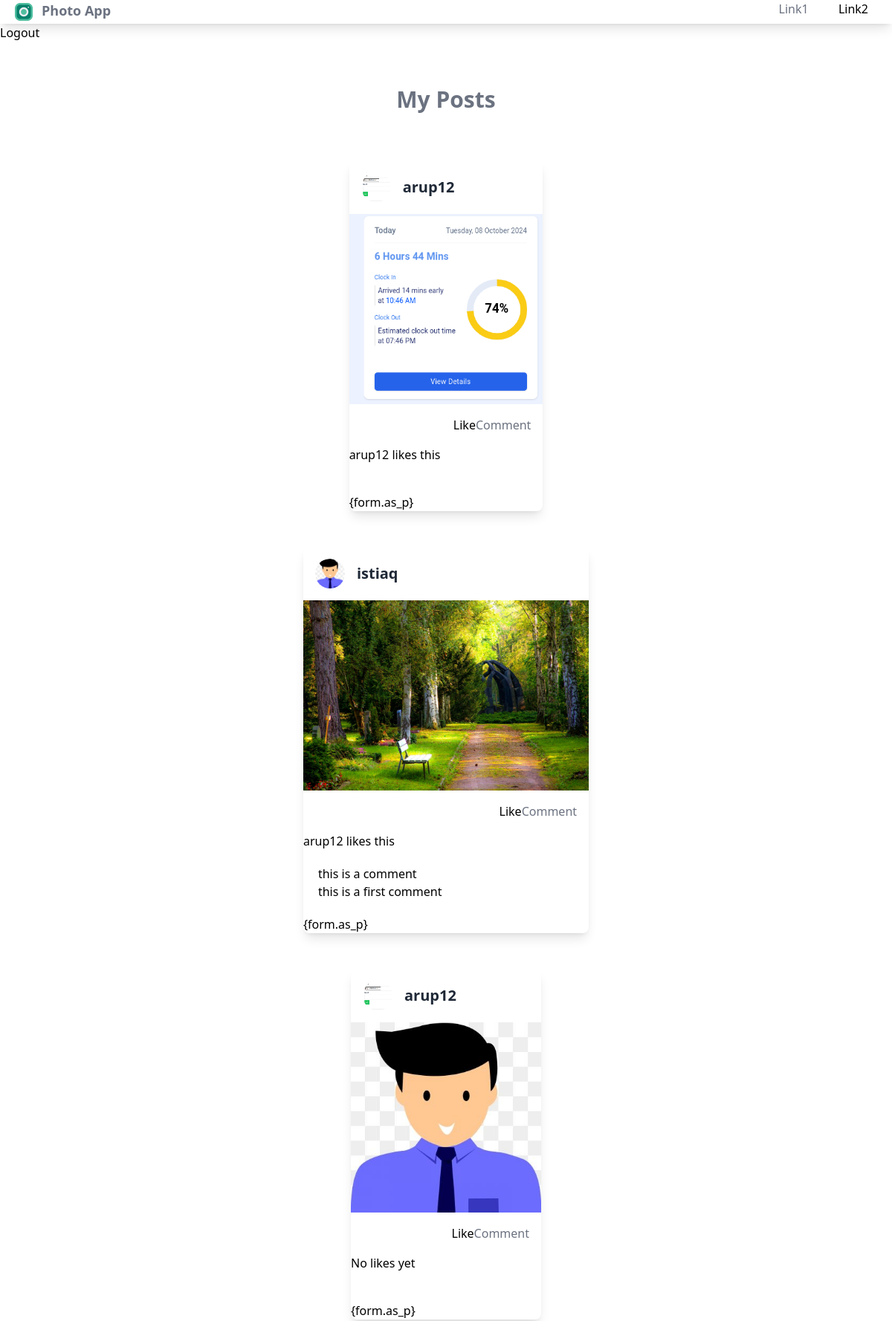
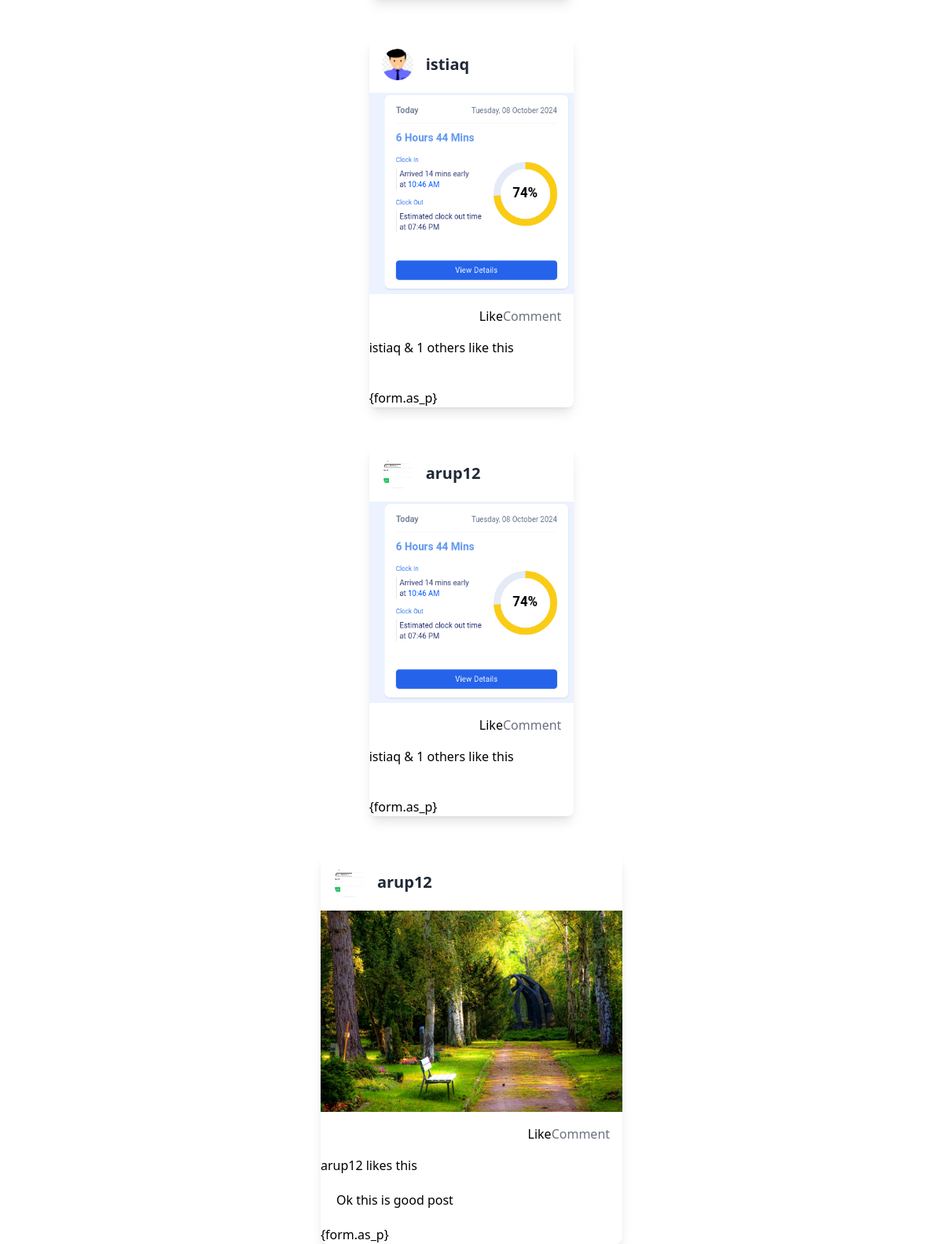
Page /post/feed/ (signed in) on the committed database (2 pictures, top to bottom).
### Post/models.py (models this page shows, shortened)
class Post(models.Model):
    user=models.ForeignKey(settings.AUTH_USER_MODEL,on_delete=models.CASCADE)
    image=models.ImageField(upload_to='images/%Y/%m/%d')
    caption=models.TextField(blank=True)
    title=models.CharField(max_length=120)
    slug=models.SlugField(max_length=200,blank=True)
    liked_by=models.ManyToManyField(settings.AUTH_USER_MODEL,related_name='posts_liked',blank=True)
    created=models.DateField(auto_now=True)

class Comment(models.Model):
    post=models.ForeignKey(Post,on_delete=models.CASCADE,related_name='comment_post')
    body=models.TextField()
    created=models.DateTimeField(auto_now=True)
    class Meta:
        ordering=("created",)

### users/models.py (models this page shows, shortened)
class Profile(models.Model):
    user=models.OneToOneField(settings.AUTH_USER_MODEL,on_delete=models.CASCADE)
    photo=models.ImageField(upload_to='users/%Y/%m/%d',blank=True)

### Post/views.py (the view)
# urls.py: path('feed/',views.feed,name='post_feed'),
def feed(request):
    if request.method=='POST':
        comment_form=CommentForm(data=request.POST)
        new_comment=comment_form.save(commit=False)
        post_id=request.POST.get('post_id')
        post=get_object_or_404(Post,id=post_id)
        new_comment.post=post
        new_comment.save()
        return
    else:
        comment_form=CommentForm()
    posts=Post.objects.all()
    return render(request,'feed.html',{'posts':posts,'comment':comment_form})

### Post/templates/feed.html (shortened to what this page needs)
{% extends 'base.html' %}
{%load mathfilters%}
{% block body %}
   <div class="flex justify-center mt-5 p-10">
        <h2 class="text-3xl font-semibold text-gray-500">My Posts</h2>
   </div>
   <div class="flex justify-center">
       <div class="flex flex-col gap-6 items-center w-full max-w-xl">
            {% for post in posts %}
            <a href="#" class="w-full">
                <div class="rounded-lg overflow-hidden bg-white shadow-lg transition transform hover:scale-105 duration-300">
                    <div class="flex items-center p-4">
                        <img class="h-10 w-10 rounded-full" src="{{ post.user.profile.photo.url }}" alt="Profile Photo">
                        <span class="ml-4 text-xl font-semibold text-gray-800">{{ post.user }}</span>
                    </div>
                    <div class="overflow-hidden">
                        <img class="w-full h-64 object-cover" src="{{ post.image.url }}" alt="Post Image">
                    </div>
                    <div class="p-4 flex justify-between items-center">
                        <div class="icon-container flex items-center space-x-2">
                            <a id="{{post.id}}"class='btn-like'>
                                <button   class="group-hover:text-gray-900">Like</button></a>
                        </div>
                        <div class="text-gray-500 group-hover:text-gray-800">
                             Comment
                        </div>
                    </div>
                    <div>
                        {% if post.liked_by.count > 1 %}
                            {{ post.liked_by.first }} & {{ post.liked_by.count|add:"-1" }} others like this
                        {% elif post.liked_by.count == 1 %}
                            {{ post.liked_by.first }} likes this
                        {% else %}
                            No likes yet
                        {% endif %}
                    </div>
                    <div class="px-5 py-5">
                        {%for comment in post.comment_post.all%}
                            {{comment.body}}
                        {%endfor%}
                    </div>
                    <div >
                        <form method="POST">
                            {form.as_p}
                        </form>
                    </div>
                </div>
            </a>
            {% endfor %}
        </div>
   </div>
{% endblock %}

### users/static/users/styles.css (style rules this page uses)
html, :host { line-height: 1.5; -webkit-text-size-adjust: 100%; -moz-tab-size: 4; -o-tab-size: 4; tab-size: 4; font-family: ui-sans-serif, system-ui, sans-serif, "Apple Color Emoji", "Segoe UI Emoji", "Segoe UI Symbol", "Noto Color Emoji"; font-feature-settings: normal; font-variation-settings: normal; -webkit-tap-highlight-color: transparent; }
body { margin: 0; line-height: inherit; }
h1, h2, h3, h4, h5, h6 { font-size: inherit; font-weight: inherit; }
a { color: inherit; text-decoration: inherit; }
button, input, optgroup, select, textarea { font-family: inherit; font-feature-settings: inherit; font-variation-settings: inherit; font-size: 100%; font-weight: inherit; line-height: inherit; letter-spacing: inherit; color: inherit; margin: 0; padding: 0; }
button, select { text-transform: none; }
button, input:where([type='button']), input:where([type='reset']), input:where([type='submit']) { -webkit-appearance: button; background-color: transparent; background-image: none; }
blockquote, dl, dd, h1, h2, h3, h4, h5, h6, hr, figure, p, pre { margin: 0; }
button, [role="button"] { cursor: pointer; }
img, svg, video, canvas, audio, iframe, embed, object { display: block; vertical-align: middle; }
img, video { max-width: 100%; height: auto; }
.mt-5 { margin-top: 1.25rem; }
.ml-4 { margin-left: 1rem; }
.flex { display: flex; }
.h-10 { height: 2.5rem; }
.h-64 { height: 16rem; }
.w-full { width: 100%; }
.w-10 { width: 2.5rem; }
.max-w-xl { max-width: 36rem; }
.transform { transform: translate(var(--tw-translate-x), var(--tw-translate-y)) rotate(var(--tw-rotate)) skewX(var(--tw-skew-x)) skewY(var(--tw-skew-y)) scaleX(var(--tw-scale-x)) scaleY(var(--tw-scale-y)); }
.flex-col { flex-direction: column; }
.items-center { align-items: center; }
.justify-center { justify-content: center; }
.justify-between { justify-content: space-between; }
.gap-6 { gap: 1.5rem; }
.space-x-2 > :not([hidden]) ~ :not([hidden]) { --tw-space-x-reverse: 0; margin-right: calc(0.5rem * var(--tw-space-x-reverse)); margin-left: calc(0.5rem * calc(1 - var(--tw-space-x-reverse))); }
.overflow-hidden { overflow: hidden; }
.rounded-full { border-radius: 9999px; }
.rounded-lg { border-radius: 0.5rem; }
.bg-white { --tw-bg-opacity: 1; background-color: rgb(255 255 255 / var(--tw-bg-opacity)); }
.object-cover { -o-object-fit: cover; object-fit: cover; }
.p-10 { padding: 2.5rem; }
.p-4 { padding: 1rem; }
.py-5 { padding-top: 1.25rem; padding-bottom: 1.25rem; }
.px-5 { padding-left: 1.25rem; padding-right: 1.25rem; }
.text-3xl { font-size: 1.875rem; line-height: 2.25rem; }
.text-xl { font-size: 1.25rem; line-height: 1.75rem; }
.font-semibold { font-weight: 600; }
.text-gray-500 { --tw-text-opacity: 1; color: rgb(107 114 128 / var(--tw-text-opacity)); }
.text-gray-800 { --tw-text-opacity: 1; color: rgb(31 41 55 / var(--tw-text-opacity)); }
.shadow-lg { --tw-shadow: 0 10px 15px -3px rgb(0 0 0 / 0.1), 0 4px 6px -4px rgb(0 0 0 / 0.1); --tw-shadow-colored: 0 10px 15px -3px var(--tw-shadow-color), 0 4px 6px -4px var(--tw-shadow-color); box-shadow: var(--tw-ring-offset-shadow, 0 0 #0000), var(--tw-ring-shadow, 0 0 #0000), var(--tw-shadow); }
.transition { transition-property: color, background-color, border-color, text-decoration-color, fill, stroke, opacity, box-shadow, transform, filter, -webkit-backdrop-filter; transition-property: color, background-color, border-color, text-decoration-color, fill, stroke, opacity, box-shadow, transform, filter, backdrop-filter; transition-property: color, background-color, border-color, text-decoration-color, fill, stroke, opacity, box-shadow, transform, filter, backdrop-filter, -webkit-backdrop-filter; transition-timing-function: cubic-bezier(0.4, 0, 0.2, 1); transition-duration: 150ms; }
.duration-300 { transition-duration: 300ms; }

### rows in the picture
Post: user.profile.photo (picture), user "arup12", image (picture), liked_by.first "arup12"
Post: user.profile.photo (picture), user "istiaq", image (picture), liked_by.first "arup12"
Comment: body "this is a comment"
Comment: body "this is a first comment"
Post: user.profile.photo (picture), user "arup12", image (picture), shows "No likes yet"
Post: user.profile.photo (picture), user "istiaq", image (picture), liked_by.first "istiaq", liked_by.count|add "1"
Post: user.profile.photo (picture), user "arup12", image (picture), liked_by.first "istiaq", liked_by.count|add "1"
Post: user.profile.photo (picture), user "arup12", image (picture), liked_by.first "arup12"
Comment: body "Ok this is good post"
